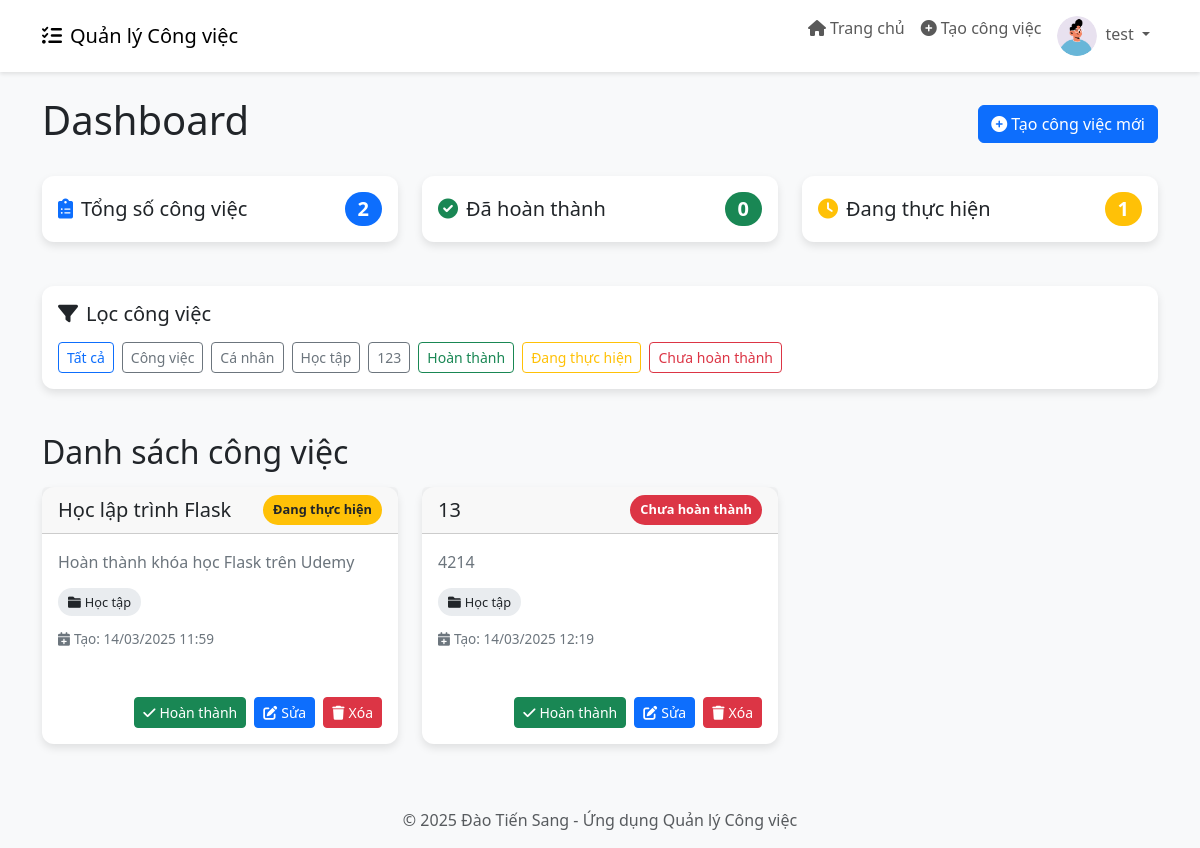
Page /dashboard (signed in) on the committed database.
### app.py (models this page shows)
class User(db.Model):
    id = db.Column(db.Integer, primary_key=True)
    username = db.Column(db.String(80), unique=True, nullable=False)
    password = db.Column(db.String(200), nullable=False)
    avatar = db.Column(db.String(200), nullable=True, default='default-avatar.png')
    is_admin = db.Column(db.Boolean, default=False)
    tasks = db.relationship('Task', backref='user', lazy=True)

class Category(db.Model):
    id = db.Column(db.Integer, primary_key=True)
    name = db.Column(db.String(100), nullable=False)
    description = db.Column(db.Text, nullable=True)
    tasks = db.relationship('Task', backref='category', lazy=True)

class Task(db.Model):
    id = db.Column(db.Integer, primary_key=True)
    title = db.Column(db.String(100), nullable=False)
    description = db.Column(db.Text, nullable=True)
    status = db.Column(db.String(20), default='Chưa hoàn thành')
    created = db.Column(db.DateTime, default=datetime.utcnow)
    finished = db.Column(db.DateTime, nullable=True)
    user_id = db.Column(db.Integer, db.ForeignKey('user.id'), nullable=False)
    category_id = db.Column(db.Integer, db.ForeignKey('category.id'), nullable=True)

### app.py (the view)
@app.route('/dashboard')
def dashboard():
    if 'user_id' not in session:
        return redirect(url_for('login'))
    user_id = session['user_id']
    user = User.query.get(user_id)
    if session.get('is_admin'):
        tasks = Task.query.all()
        categories = Category.query.all()
        users = User.query.all()
    else:
        tasks = Task.query.filter_by(user_id=user_id).all()
        categories = Category.query.all()
        users = None
    return render_template('dashboard.html', tasks=tasks, categories=categories, users=users, user=user)

### templates/dashboard.html (shortened to what this page needs)
{% extends 'base.html' %}
{% block content %}
<div class="d-flex justify-content-between align-items-center mb-4">
    <h1>Dashboard</h1>
    <a href="{{ url_for('new_task') }}" class="btn btn-primary">
        <i class="fas fa-plus-circle me-1"></i>Tạo công việc mới
    </a>
</div>
<div class="row mb-4">
    <div class="col-md-4">
        <div class="card p-3">
            <div class="d-flex justify-content-between align-items-center">
                <h5 class="mb-0"><i class="fas fa-clipboard-list text-primary me-2"></i>Tổng số công việc</h5>
                <span class="badge bg-primary rounded-pill fs-5">{{ tasks|length }}</span>
            </div>
        </div>
    </div>
    <div class="col-md-4">
        <div class="card p-3">
            <div class="d-flex justify-content-between align-items-center">
                <h5 class="mb-0"><i class="fas fa-check-circle text-success me-2"></i>Đã hoàn thành</h5>
                <span class="badge bg-success rounded-pill fs-5">{{ tasks|selectattr('status', 'equalto', 'Hoàn thành')|list|length }}</span>
            </div>
        </div>
    </div>
    <div class="col-md-4">
        <div class="card p-3">
            <div class="d-flex justify-content-between align-items-center">
                <h5 class="mb-0"><i class="fas fa-clock text-warning me-2"></i>Đang thực hiện</h5>
                <span class="badge bg-warning rounded-pill fs-5">{{ tasks|selectattr('status', 'equalto', 'Đang thực hiện')|list|length }}</span>
            </div>
        </div>
    </div>
</div>
<div class="row mb-4">
    <div class="col-12">
        <div class="card p-3">
            <div class="d-flex justify-content-between align-items-center mb-3">
                <h5 class="mb-0"><i class="fas fa-filter me-2"></i>Lọc công việc</h5>
            </div>
            <div class="d-flex flex-wrap gap-2">
                <a href="{{ url_for('dashboard') }}" class="btn btn-sm btn-outline-primary">Tất cả</a>
                {% for category in categories %}
                <a href="{{ url_for('dashboard', category_id=category.id) }}" class="btn btn-sm btn-outline-secondary">
                    {{ category.name }}
                </a>
                {% endfor %}
                <a href="{{ url_for('dashboard', status='Hoàn thành') }}" class="btn btn-sm btn-outline-success">Hoàn thành</a>
                <a href="{{ url_for('dashboard', status='Đang thực hiện') }}" class="btn btn-sm btn-outline-warning">Đang thực hiện</a>
                <a href="{{ url_for('dashboard', status='Chưa hoàn thành') }}" class="btn btn-sm btn-outline-danger">Chưa hoàn thành</a>
            </div>
        </div>
    </div>
</div>
<h2 class="mb-3">Danh sách công việc</h2>
{% if not tasks %}
<div class="alert alert-info">
    <i class="fas fa-info-circle me-2"></i>Không có công việc nào. Hãy tạo công việc mới!
</div>
{% else %}
<div class="row">
    {% for task in tasks %}
    <div class="col-md-4">
        <div class="card task-card mb-4">
            <div class="card-header task-header">
                <h5 class="card-title mb-0">{{ task.title }}</h5>
                {% if task.status == 'Hoàn thành' %}
                <span class="task-badge bg-success text-white">Hoàn thành</span>
                {% elif task.status == 'Đang thực hiện' %}
                <span class="task-badge bg-warning text-dark">Đang thực hiện</span>
                {% else %}
                <span class="task-badge bg-danger text-white">Chưa hoàn thành</span>
                {% endif %}
            </div>
            <div class="card-body d-flex flex-column">
                <p class="task-description">{{ task.description }}</p>
                {% if task.category %}
                <div class="mb-3">
                    <span class="category-badge">
                        <i class="fas fa-folder me-1"></i>{{ task.category.name }}
                    </span>
                </div>
                {% endif %}
                <div class="task-date mb-2">
                    <i class="fas fa-calendar-plus me-1"></i>Tạo: {{ task.created.strftime('%d/%m/%Y %H:%M') }}
                </div>
                <div class="task-footer mt-auto pt-3 d-flex gap-2">
                    {% if task.status != 'Hoàn thành' %}
                    <a href="{{ url_for('complete_task', task_id=task.id) }}" class="btn btn-success btn-sm">
                        <i class="fas fa-check me-1"></i>Hoàn thành
                    </a>
                    {% endif %}
                    <a href="{{ url_for('edit_task', task_id=task.id) }}" class="btn btn-primary btn-sm">
                        <i class="fas fa-edit me-1"></i>Sửa
                    </a>
                    <a href="{{ url_for('delete_task', task_id=task.id) }}" class="btn btn-danger btn-sm" onclick="return confirm('Bạn có chắc chắn muốn xóa công việc này?')">
                        <i class="fas fa-trash me-1"></i>Xóa
                    </a>
                </div>
            </div>
        </div>
    </div>
    {% endfor %}
</div>
{% endif %}
{% endblock %}

### templates/base.html (shortened to what this page needs)
<!DOCTYPE html>
<html lang="vi">
<head>
    <link href="https://cdn.jsdelivr.net/npm/bootstrap@5.3.0-alpha1/dist/css/bootstrap.min.css" rel="stylesheet">
    <link rel="stylesheet" href="https://cdnjs.cloudflare.com/ajax/libs/font-awesome/6.0.0/css/all.min.css">
</head>
<body>
    {% if 'user_id' in session %}
    <nav class="navbar navbar-expand-lg navbar-light bg-white mb-4">
        <div class="container">
            <a class="navbar-brand" href="{{ url_for('dashboard') }}">
                <i class="fas fa-tasks me-2"></i>Quản lý Công việc
            </a>
            <div class="collapse navbar-collapse" id="navbarNav">
                <ul class="navbar-nav ms-auto">
                    <li class="nav-item">
                        <a class="nav-link" href="{{ url_for('dashboard') }}">
                            <i class="fas fa-home me-1"></i>Trang chủ
                        </a>
                    </li>
                    <li class="nav-item">
                        <a class="nav-link" href="{{ url_for('new_task') }}">
                            <i class="fas fa-plus-circle me-1"></i>Tạo công việc
                        </a>
                    </li>
                    <li class="nav-item dropdown">
                        <a class="nav-link dropdown-toggle" href="#" id="navbarDropdown" role="button" data-bs-toggle="dropdown" aria-expanded="false">
                            <img src="{{ url_for('static', filename='uploads/' + session.get('avatar', 'default-avatar.png')) }}" alt="Avatar" class="avatar-circle me-1">
                            {{ session.get('username') }}
                        </a>
                    </li>
                </ul>
            </div>
        </div>
    </nav>
    {% endif %}
    <div class="container mt-4">
        {% block content %}{% endblock %}
    </div>
    <footer class="bg-light py-3 mt-5">
        <div class="container text-center">
            <p class="text-muted mb-0">© 2025 Đào Tiến Sang - Ứng dụng Quản lý Công việc</p>
        </div>
    </footer>
</body>
</html>

### templates/base.html (style rules this page uses)
body { background-color: #f8f9fa; font-family: 'Segoe UI', Tahoma, Geneva, Verdana, sans-serif; }
.navbar { box-shadow: 0 2px 4px rgba(0, 0, 0, 0.1); }
.card { border: none; border-radius: 12px; box-shadow: 0 4px 8px rgba(0, 0, 0, 0.1); transition: transform 0.3s ease, box-shadow 0.3s ease; margin-bottom: 20px; }
.task-card { height: 100%; }
.task-header { display: flex; justify-content: space-between; align-items: center; }
.task-badge { padding: 5px 10px; border-radius: 50px; font-size: 0.8rem; font-weight: bold; }
.task-date { font-size: 0.85rem; color: #6c757d; }
.task-description { color: #6c757d; margin-bottom: 15px; }
.task-footer { display: flex; justify-content: flex-end; margin-top: auto; }
.avatar-circle { width: 40px; height: 40px; border-radius: 50%; object-fit: cover; }
.category-badge { margin-right: 5px; padding: 5px 10px; border-radius: 50px; font-size: 0.8rem; background-color: #e9ecef; color: #212529; }

### rows in the picture
User: get "test"
Category: name "Công việc"
Category: name "Cá nhân"
Category: name "Học tập"
Category: name "123"
Task: title "Học lập trình Flask", status "Đang thực hiện", description "Hoàn thành khóa học Flask trên Udemy", category.name "Học tập", created "14/03/2025 11:59"
Task: title "13", status "Chưa hoàn thành", description "4214", category.name "Học tập", created "14/03/2025 12:19"

### other values in the picture
{{ tasks|length }} "2"
{{ tasks|selectattr('status', 'equalto', 'Hoàn thành')|list|length }} "0"
{{ tasks|selectattr('status', 'equalto', 'Đang thực hiện')|list|length }} "1"
